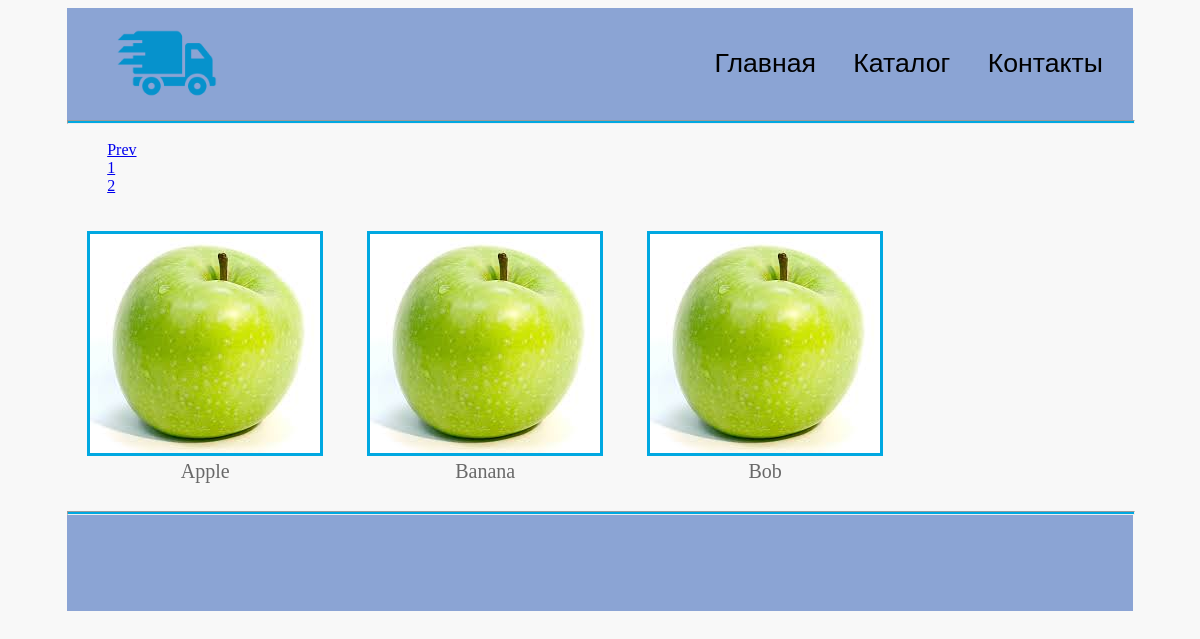
/products/?page=2, run on an earlier commit of the app's database.
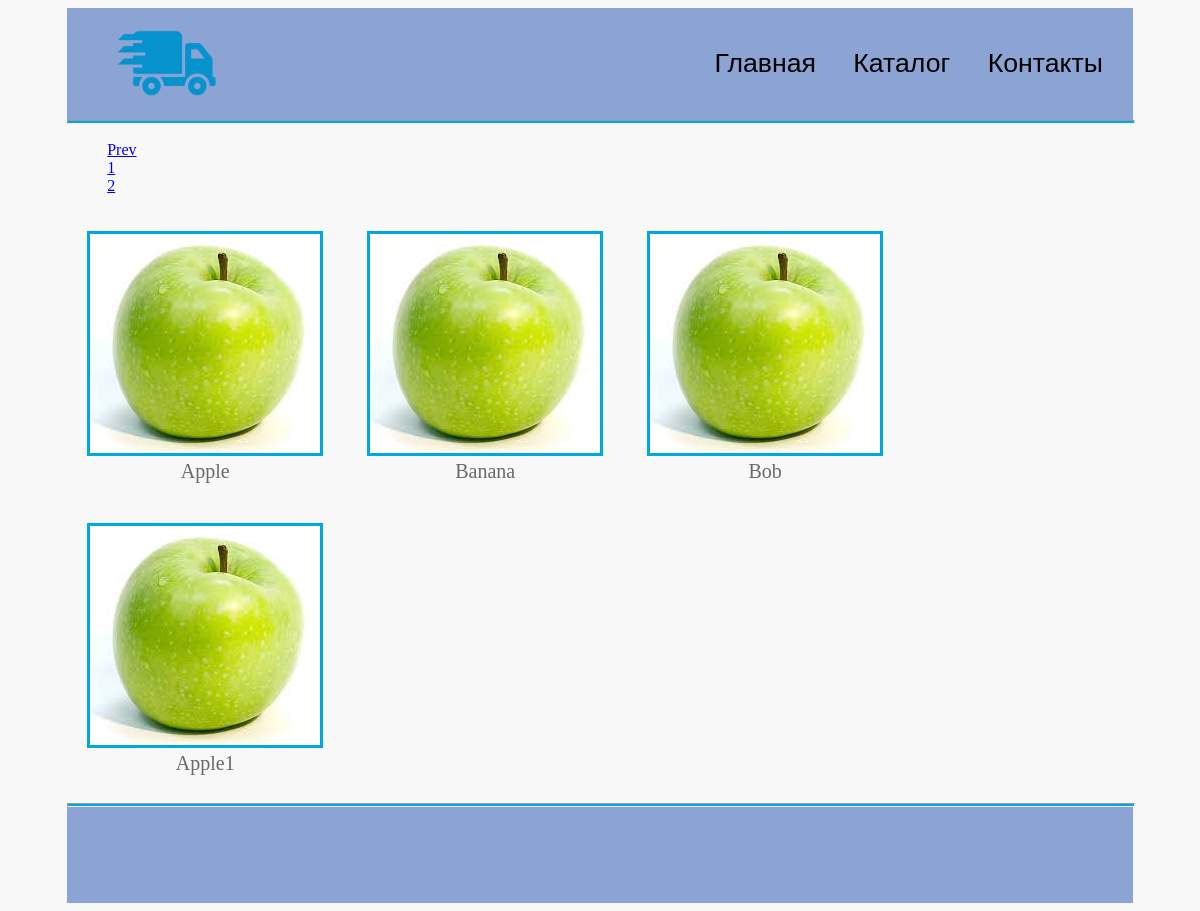
And on a later commit of the database.
### products/models.py (models this page shows, shortened)
class Product(models.Model):
    title = models.CharField( max_length =250 )
    h1 = models.CharField(max_length=250, blank=True, null=True, )
    category = models.ForeignKey(
        Category,
        on_delete = models.CASCADE,
        blank=True,
        null=True,
    )
    image = models.ForeignKey(
        'images.Image',
        on_delete = models.PROTECT,
    )
    snippet = models.TextField(
        blank=True,
        null=True,
    )
    cost = models.DecimalField(
        max_digits = 12,
        decimal_places = 2,
        default = 0,
    )
    modified = models.DateTimeField(
        auto_now = True,
    )
    created = models.DateTimeField(
        auto_now_add=True,
    )

### images/models.py (models this page shows, shortened)
class Image(models.Model):
    title = models.CharField(max_length = 150)
    value = models.ImageField(upload_to = "images")
    @property
    def url(self):
        return self.value.url

### products/views/products.py (the view)
class ProductListView(ListView):
   model = Product
   template_name = 'products/catalog.html'
   context_object_name = 'products'
   paginate_by = 10

### products/templates/products/catalog.html (shortened to what this page needs)
{% extends 'master.html' %}
{% load static %}
{% block page_styles %}
<link rel="stylesheet" href="{% static 'main/css/style.css' %}">
{% endblock %}
{% block page_content %}
	{% include 'pagination.html' with page=page_obj paginator=paginator %}
<div class="product_list">
	{% for itm in products %}
		{% include 'products/components/item.html' with image=itm.image count=itm.id name=itm.h1 %}
	{% endfor %}
</div>
{% endblock %}

### products/templates/products/components/item.html
<div class="catalog">
<img class="product__image" src="{{ image.url }}" alt="{{ image.title }}">
<a class="product__link" href="{% url 'products:detail' pk=count %}">
    {{ name }}
</a>
</div>

What changed in the data, as far as the page shows it:
added Product: url (placeholder picture), h1 "Apple1"
